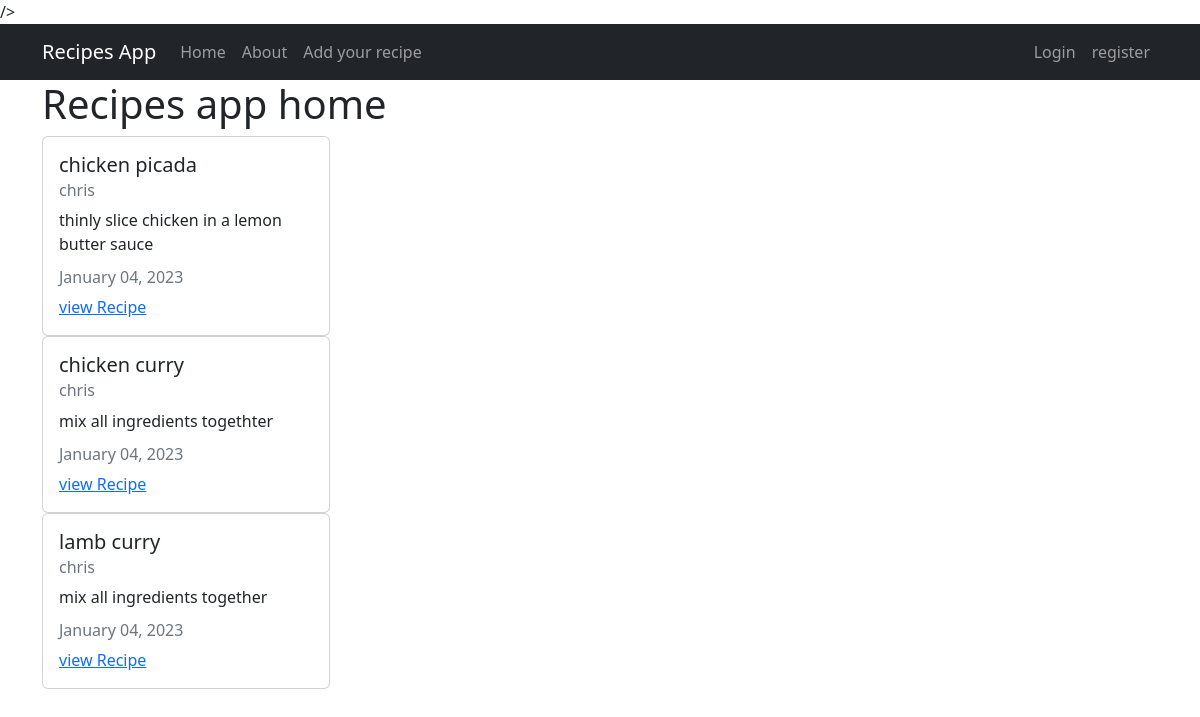
The page / on the database its author committed.
### recipes/models.py (models this page shows, shortened)
class Recipe(models.Model):
  title = models.CharField(max_length=100)
  description = models.TextField()
  author =models.ForeignKey(User, on_delete=models.CASCADE)
  created_at = models.DateTimeField(auto_now_add=True)
  updated_at = models.DateTimeField(auto_now=True)

### recipes/views.py (the view)
# urls.py: path('', views.RecipeListView.as_view(), name='recipes-home'),
class RecipeListView(ListView):
    model =models.Recipe
    template_name = "recipes/home.html"
    context_object_name = "recipes"

### recipes/templates/recipes/home.html
{% extends 'recipes/base.html' %}
{% block content %}
<h1>Recipes app home</h1>
{% for recipe in recipes %}
<div class="card my -4" style="width: 18rem;">
  <div class="card-body">
    <h5 class="card-title">{{ recipe.title }}</h5>
    <h6 class="card-subtitle mb-2 text-muted">{{ recipe.author }}</h6>
    <p class="card-text">{{ recipe.description }}</p>
    <h6 class="card-subtitle mb-2 text-muted">{{ recipe.updated_at|date:"F d, Y" }}</h6>
    <a href="{% url 'recipes-detail' recipe.pk %}" class="card-link"> view Recipe </a>
   </div>
</div>
{% endfor %}{% endblock content %}

### recipes/templates/recipes/base.html (shortened to what this page needs)
<!DOCTYPE html>
<html lang="en">
<head>
   <link
     href="https://cdn.jsdelivr.net/npm/bootstrap@5.2.3/dist/css/bootstrap.min.css"
     rel="stylesheet"
>
</head>
<body>
 <nav class="navbar navbar-expand-lg navbar-dark bg-dark">
   <div class="container">
     <a class="navbar-brand" href="{% url 'recipes-home' %} ">Recipes App</a>
     <div class="collapse navbar-collapse" id="navbarNav">
        <ul class="navbar-nav">
          <li class="nav-item">
             <a class="nav-link " aria-current="page" href="{% url 'recipes-home' %}">Home</a>
          </li>
            <li class="nav-item">
              <a class="nav-link" href="{% url 'recipes-about' %}">About</a>
            </li>
            <li class="nav-item">
              <a class="nav-link" href="{% url 'recipes-create' %}">Add your recipe</a>
            </li>
        </ul>
      </div>
      <div class="navbar-nav">
        {% if user.is_authenticated %}
        <a class="nav-item nav-link" href="{% url 'user-profile' %}"
           >My profile</a
        >
        <a class="nav-item nav-link" href="{% url 'user-logout' %}">Logout</a>
        {% else %}
        <a class="nav-item nav-link" href="{% url 'user-login' %}">Login</a>
        <a class="nav-item nav-link" href="{% url 'user-register' %}"
           >register</a
        >
        {% endif %}
      </div>
    </div>
  </nav>
  <div class="container mt -4 col -8">
     {% block content %} {% endblock content %}
   </div>
</body>
</html>

### rows shown on the page
Recipe: title "chicken picada", author "chris", description "thinly slice chicken in a lemon butter sauce", updated_at "January 04, 2023"
Recipe: title "chicken curry", author "chris", description "mix all ingredients togethter", updated_at "January 04, 2023"
Recipe: title "lamb curry", author "chris", description "mix all ingredients together", updated_at "January 04, 2023"
